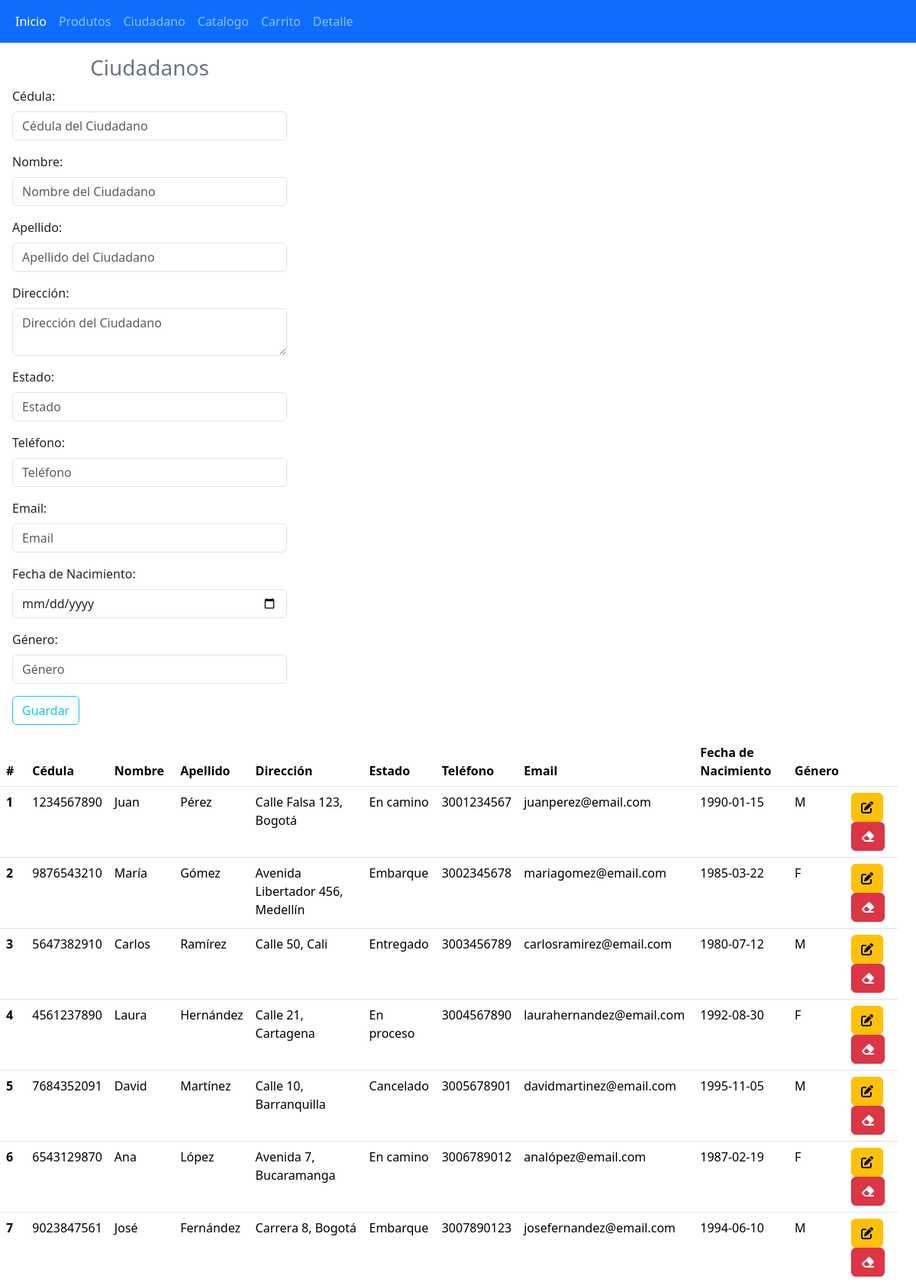
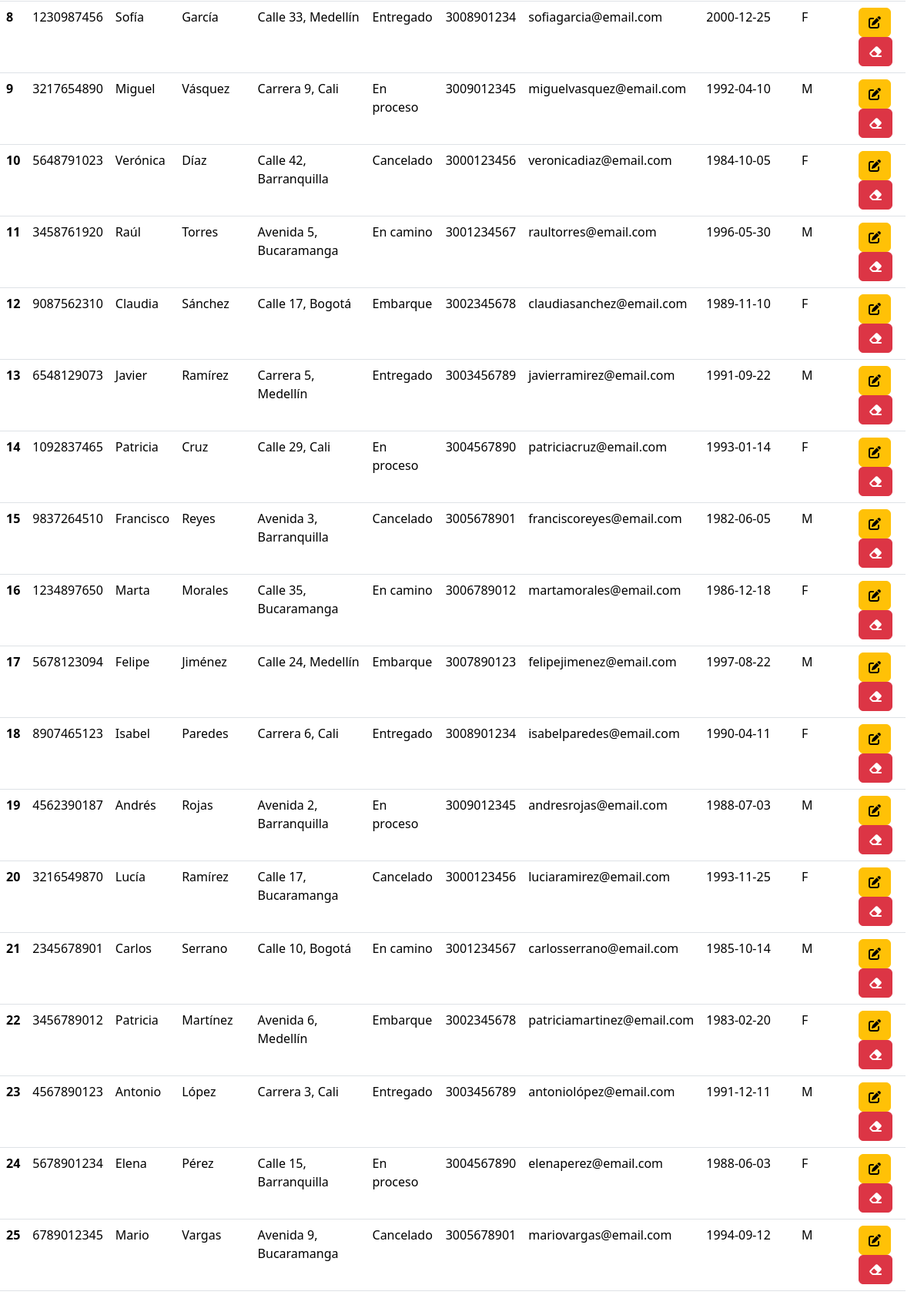
Page /ciudadano.php (upper part) on the committed database (2 pictures, top to bottom).
### tables this page shows
CREATE TABLE `ciudadano` (
  `id` int(11) NOT NULL,
  `cedula` varchar(20) NOT NULL,
  `nombre` varchar(50) NOT NULL,
  `apellido` varchar(50) NOT NULL,
  `direccion` text DEFAULT NULL,
  `telefono` varchar(15) DEFAULT NULL,
  `email` varchar(100) DEFAULT NULL,
  `fechaNacimiento` date DEFAULT NULL,
  `genero` char(1) DEFAULT NULL,
  `estado` varchar(20) DEFAULT NULL
);

### ciudadano.php (the view, shortened to what this page needs)
<!DOCTYPE html>
<html lang="es">
<head>
    <link href="https://cdn.jsdelivr.net/npm/bootstrap@5.3.3/dist/css/bootstrap.min.css" rel="stylesheet">
</head>
<body>
<?php
include "navbar.php";
?>
<div class="container-fluid row">
    <?php
    include "conexion.php";
    ?>
    <form class="col-4 p-3" method="POST">
        <fieldset>
            <h3 class="text-center text-secondary">Ciudadanos</h3>
            <div class="mb-3">
                <label class="form-label">Cédula:</label>
                <input type="text" class="form-control" placeholder="Cédula del Ciudadano" name="cedula">
            </div>
            <div class="mb-3">
                <label class="form-label">Nombre:</label>
                <input type="text" class="form-control" placeholder="Nombre del Ciudadano" name="nombre">
            </div>
            <div class="mb-3">
                <label class="form-label">Apellido:</label>
                <input type="text" class="form-control" placeholder="Apellido del Ciudadano" name="apellido">
            </div>
            <div class="mb-3">
                <label class="form-label">Dirección:</label>
                <textarea class="form-control" placeholder="Dirección del Ciudadano" name="direccion"></textarea>
            </div>
            <div class="mb-3">
                <label class="form-label">Estado:</label>
                <input type="text" class="form-control" placeholder="Estado" name="estado">
            </div>
            <div class="mb-3">
                <label class="form-label">Teléfono:</label>
                <input type="text" class="form-control" placeholder="Teléfono" name="telefono">
            </div>
            <div class="mb-3">
                <label class="form-label">Email:</label>
                <input type="email" class="form-control" placeholder="Email" name="email">
            </div>
            <div class="mb-3">
                <label class="form-label">Fecha de Nacimiento:</label>
                <input type="date" class="form-control" name="fechaNacimiento">
            </div>
            <div class="mb-3">
                <label class="form-label">Género:</label>
                <input type="text" class="form-control" placeholder="Género" name="genero">
            </div>
            <button type="submit" class="btn btn-outline-info m-auto" name="btnGuardar" value="ok">Guardar</button>
        </fieldset>
    </form>
    <?php
    $sql = $conexion->query("SELECT id, cedula, nombre, apellido, direccion, estado, telefono, email, fechaNacimiento, genero FROM ciudadano");
    ?>
    <table class="table">
        <thead class="bg-info">
        <tr>
            <th scope="col">#</th>
            <th scope="col">Cédula</th>
            <th scope="col">Nombre</th>
            <th scope="col">Apellido</th>
            <th scope="col">Dirección</th>
            <th scope="col">Estado</th>
            <th scope="col">Teléfono</th>
            <th scope="col">Email</th>
            <th scope="col">Fecha de Nacimiento</th>
            <th scope="col">Género</th>
            <th scope="col"></th>
        </tr>
        </thead>
        <tbody>
        <?php while($datos = $sql->fetch_object()){ ?>
            <tr>
                <th scope="row"><?= $datos->id ?></th>
                <td><?= $datos->cedula ?></td>
                <td><?= $datos->nombre ?></td>
                <td><?= $datos->apellido ?></td>
                <td><?= $datos->direccion ?></td>
                <td><?= $datos->estado ?></td>
                <td><?= $datos->telefono ?></td>
                <td><?= $datos->email ?></td>
                <td><?= $datos->fechaNacimiento ?></td>
                <td><?= $datos->genero ?></td>
                <td>
                    <a href="actualizar/actualizarClientes.php?id=<?= $datos->id ?>" class="btn btn-small btn-warning"><i class="fa-solid fa-pen-to-square"></i></a>
                    <a href="eliminar/eliminarCliente.php?id=<?= $datos->id?>" class="btn btn-small btn-danger"><i class="fa-solid fa-eraser"></i></a>
                </td>
            </tr>
        <?php } ?>
        </tbody>
    </table>
</div>
</body>
</html>

### rows in the picture
ciudadano: id "1", cedula "1234567890", nombre "Juan", apellido "Pérez", direccion "Calle Falsa 123, Bogotá", estado "En camino", telefono "3001234567", email "juanperez@email.com", fechaNacimiento "1990-01-15", genero "M"
ciudadano: id "2", cedula "9876543210", nombre "María", apellido "Gómez", direccion "Avenida Libertador 456, Medellín", estado "Embarque", telefono "3002345678", email "mariagomez@email.com", fechaNacimiento "1985-03-22", genero "F"
ciudadano: id "3", cedula "5647382910", nombre "Carlos", apellido "Ramírez", direccion "Calle 50, Cali", estado "Entregado", telefono "3003456789", email "carlosramirez@email.com", fechaNacimiento "1980-07-12", genero "M"
ciudadano: id "4", cedula "4561237890", nombre "Laura", apellido "Hernández", direccion "Calle 21, Cartagena", estado "En proceso", telefono "3004567890", email "laurahernandez@email.com", fechaNacimiento "1992-08-30", genero "F"
ciudadano: id "5", cedula "7684352091", nombre "David", apellido "Martínez", direccion "Calle 10, Barranquilla", estado "Cancelado", telefono "3005678901", email "davidmartinez@email.com", fechaNacimiento "1995-11-05", genero "M"
ciudadano: id "6", cedula "6543129870", nombre "Ana", apellido "López", direccion "Avenida 7, Bucaramanga", estado "En camino", telefono "3006789012", email "analópez@email.com", fechaNacimiento "1987-02-19", genero "F"
ciudadano: id "7", cedula "9023847561", nombre "José", apellido "Fernández", direccion "Carrera 8, Bogotá", estado "Embarque", telefono "3007890123", email "josefernandez@email.com", fechaNacimiento "1994-06-10", genero "M"
ciudadano: id "8", cedula "1230987456", nombre "Sofía", apellido "García", direccion "Calle 33, Medellín", estado "Entregado", telefono "3008901234", email "sofiagarcia@email.com", fechaNacimiento "2000-12-25", genero "F"
ciudadano: id "9", cedula "3217654890", nombre "Miguel", apellido "Vásquez", direccion "Carrera 9, Cali", estado "En proceso", telefono "3009012345", email "miguelvasquez@email.com", fechaNacimiento "1992-04-10", genero "M"
ciudadano: id "10", cedula "5648791023", nombre "Verónica", apellido "Díaz", direccion "Calle 42, Barranquilla", estado "Cancelado", telefono "3000123456", email "veronicadiaz@email.com", fechaNacimiento "1984-10-05", genero "F"
ciudadano: id "11", cedula "3458761920", nombre "Raúl", apellido "Torres", direccion "Avenida 5, Bucaramanga", estado "En camino", telefono "3001234567", email "raultorres@email.com", fechaNacimiento "1996-05-30", genero "M"
ciudadano: id "12", cedula "9087562310", nombre "Claudia", apellido "Sánchez", direccion "Calle 17, Bogotá", estado "Embarque", telefono "3002345678", email "claudiasanchez@email.com", fechaNacimiento "1989-11-10", genero "F"
ciudadano: id "13", cedula "6548129073", nombre "Javier", apellido "Ramírez", direccion "Carrera 5, Medellín", estado "Entregado", telefono "3003456789", email "javierramirez@email.com", fechaNacimiento "1991-09-22", genero "M"
ciudadano: id "14", cedula "1092837465", nombre "Patricia", apellido "Cruz", direccion "Calle 29, Cali", estado "En proceso", telefono "3004567890", email "patriciacruz@email.com", fechaNacimiento "1993-01-14", genero "F"
ciudadano: id "15", cedula "9837264510", nombre "Francisco", apellido "Reyes", direccion "Avenida 3, Barranquilla", estado "Cancelado", telefono "3005678901", email "franciscoreyes@email.com", fechaNacimiento "1982-06-05", genero "M"
ciudadano: id "16", cedula "1234897650", nombre "Marta", apellido "Morales", direccion "Calle 35, Bucaramanga", estado "En camino", telefono "3006789012", email "martamorales@email.com", fechaNacimiento "1986-12-18", genero "F"
ciudadano: id "17", cedula "5678123094", nombre "Felipe", apellido "Jiménez", direccion "Calle 24, Medellín", estado "Embarque", telefono "3007890123", email "felipejimenez@email.com", fechaNacimiento "1997-08-22", genero "M"
ciudadano: id "18", cedula "8907465123", nombre "Isabel", apellido "Paredes", direccion "Carrera 6, Cali", estado "Entregado", telefono "3008901234", email "isabelparedes@email.com", fechaNacimiento "1990-04-11", genero "F"
ciudadano: id "19", cedula "4562390187", nombre "Andrés", apellido "Rojas", direccion "Avenida 2, Barranquilla", estado "En proceso", telefono "3009012345", email "andresrojas@email.com", fechaNacimiento "1988-07-03", genero "M"
ciudadano: id "20", cedula "3216549870", nombre "Lucía", apellido "Ramírez", direccion "Calle 17, Bucaramanga", estado "Cancelado", telefono "3000123456", email "luciaramirez@email.com", fechaNacimiento "1993-11-25", genero "F"
ciudadano: id "21", cedula "2345678901", nombre "Carlos", apellido "Serrano", direccion "Calle 10, Bogotá", estado "En camino", telefono "3001234567", email "carlosserrano@email.com", fechaNacimiento "1985-10-14", genero "M"
ciudadano: id "22", cedula "3456789012", nombre "Patricia", apellido "Martínez", direccion "Avenida 6, Medellín", estado "Embarque", telefono "3002345678", email "patriciamartinez@email.com", fechaNacimiento "1983-02-20", genero "F"
ciudadano: id "23", cedula "4567890123", nombre "Antonio", apellido "López", direccion "Carrera 3, Cali", estado "Entregado", telefono "3003456789", email "antoniolópez@email.com", fechaNacimiento "1991-12-11", genero "M"
ciudadano: id "24", cedula "5678901234", nombre "Elena", apellido "Pérez", direccion "Calle 15, Barranquilla", estado "En proceso", telefono "3004567890", email "elenaperez@email.com", fechaNacimiento "1988-06-03", genero "F"
ciudadano: id "25", cedula "6789012345", nombre "Mario", apellido "Vargas", direccion "Avenida 9, Bucaramanga", estado "Cancelado", telefono "3005678901", email "mariovargas@email.com", fechaNacimiento "1994-09-12", genero "M"
